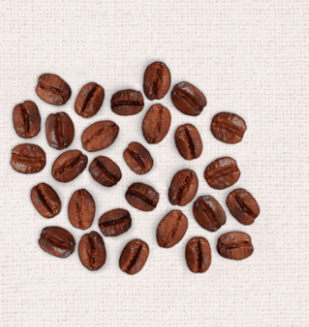
#> input picture s11/segmentacao_por_borda/cafe.png, 309 x 327 px
$ python segmentacao_por_borda.py
#> lines starting #> are read from the running program, lines starting #| are printed output that depends on the picture; after the words box and inside, x2 and y2 are one past the last pixel; in counts of white or black regions, pixels touching at a corner belong together
import cv2
import numpy as np


def main():
    imagem = cv2.imread("cafe.png", 0)
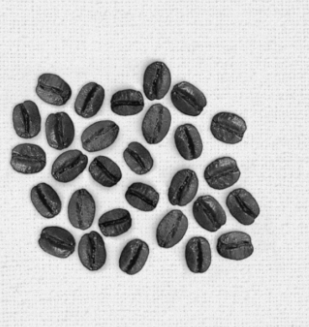
#> imagem: shape (327, 309); min 11, max 245, mean 190.9
    # binariza de forma invertida-------------------------------------
    metodo = cv2.THRESH_BINARY_INV
    ret, imgBinarizada = cv2.threshold(imagem, 135, 255, metodo)
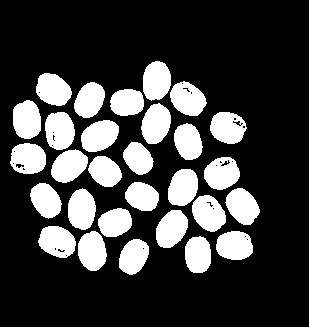
#> imgBinarizada: shape (327, 309); 24.5% white; 29 white regions, largest, box (x1, y1, x2, y2) and area: (81, 120, 119, 152) 915, (141, 103, 171, 144) 913, (45, 112, 75, 150) 911
    # filtro morfológico, tirando ruidos------------------------------
    e = np.ones((3, 3), np.uint8)
    imgTratada = cv2.morphologyEx(imgBinarizada, cv2.MORPH_CLOSE, e)
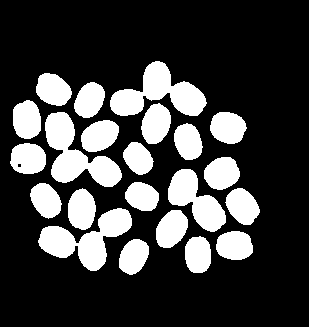
#> imgTratada: shape (327, 309); 24.7% white; 22 white regions, largest, box (x1, y1, x2, y2) and area: (110, 61, 207, 116) 2597, (45, 112, 122, 187) 2597, (38, 208, 132, 271) 2593
    # aplica a erosão para diminuir elementos-------------------
    imgTratada = cv2.erode(imgTratada, e, iterations=2)
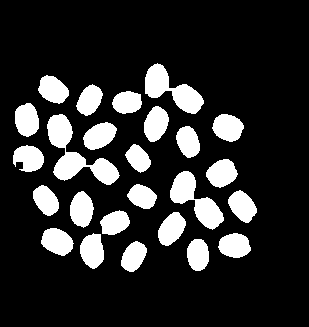
#> imgTratada: shape (327, 309); 17.5% white; 25 white regions, largest, box (x1, y1, x2, y2) and area: (47, 114, 120, 185) 1844, (145, 63, 204, 114) 1331, (170, 171, 224, 230) 1317
    # aplica o filtro de Canny para obter contornos-------------
    imgSegmentada = cv2.Canny(imgTratada, 100, 200)
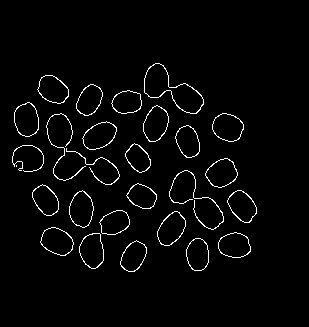
#> imgSegmentada: shape (327, 309); 2.8% white in thin lines or dots, all inside (x1, y1, x2, y2) = (12, 63, 257, 272)
    # mostra tudo
    cv2.imshow("Binarizada", imgBinarizada)
    cv2.imshow("Tratada", imgTratada)
    cv2.imshow("Segmentada", imgSegmentada)
    cv2.waitKey(0)
    cv2.destroyAllWindows()


if __name__ == "__main__":
    main()
